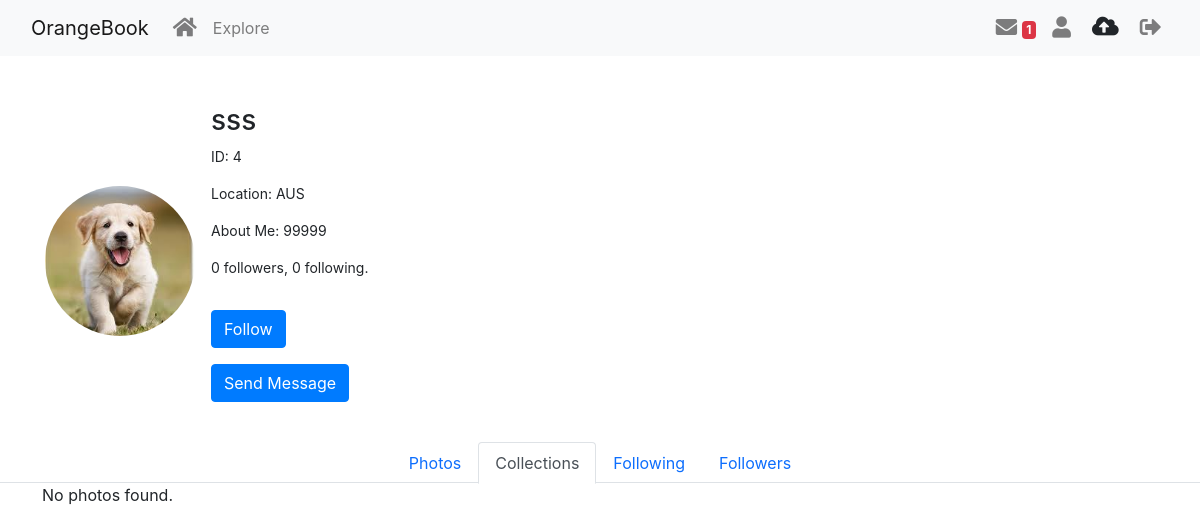
The page /user/sss/check_collections (signed in) on the database its author committed.
### app/models.py (models this page shows, shortened)
class User(UserMixin, db.Model):
    id: so.Mapped[int] = so.mapped_column(primary_key=True)
    username: so.Mapped[str] = so.mapped_column(sa.String(64), index=True,
                                                unique=True)
    email: so.Mapped[str] = so.mapped_column(sa.String(120), index=True,
                                             unique=True)
    password_hash: so.Mapped[Optional[str]] = so.mapped_column(sa.String(256))
    location: so.Mapped[str] = so.mapped_column(sa.String(64), index=True,
                                                unique=True)
    posts: so.WriteOnlyMapped['Post'] = so.relationship(
        back_populates='author')
    about_me: so.Mapped[Optional[str]] = so.mapped_column(sa.String(140))
    last_seen: so.Mapped[Optional[datetime]] = so.mapped_column(
        default=lambda: datetime.now(timezone.utc))
    last_message_read_time: so.Mapped[Optional[datetime]] = so.mapped_column(
        sa.DateTime)
    avatar: so.Mapped[str] = so.mapped_column(
        sa.String(120), index=True, default='default.webp')  # Set default avatar
    following: so.WriteOnlyMapped['User'] = so.relationship(
        secondary=followers, primaryjoin=(followers.c.follower_id == id),
        secondaryjoin=(followers.c.followed_id == id),
        back_populates='followers')
    followers: so.WriteOnlyMapped['User'] = so.relationship(
        secondary=followers, primaryjoin=(followers.c.followed_id == id),
        secondaryjoin=(followers.c.follower_id == id),
        back_populates='following')
    def is_following(self, user):
        query = self.following.select().where(User.id == user.id)
        return db.session.scalar(query) is not None
    def followers_count(self):
        query = sa.select(sa.func.count()).select_from(
            self.followers.select().subquery())
        return db.session.scalar(query)
    def following_count(self):
        query = sa.select(sa.func.count()).select_from(
            self.following.select().subquery())
        return db.session.scalar(query)
    messages_sent: so.WriteOnlyMapped['Message'] = so.relationship(
        'Message', foreign_keys='Message.sender_id', back_populates='author')
    messages_received: so.WriteOnlyMapped['Message'] = so.relationship(
        'Message', foreign_keys='Message.recipient_id', back_populates='recipient')
    def unread_message_count(self):
        last_read_time = self.last_message_read_time or datetime(1900, 1, 1)
        query = sa.select(Message).where(Message.recipient_id == self.id,
                                         Message.timestamp > last_read_time)
        return db.session.scalar(sa.select(sa.func.count()).select_from(
            query.subquery()))
    notifications: so.WriteOnlyMapped['Notification'] = so.relationship(
        'Notification', back_populates='user')
    uploads: so.WriteOnlyMapped['Upload'] = so.relationship(
        'Upload', back_populates='user')

### app/user_routes.py (the view)
@user_bp.route('/<username>/check_collections')
@login_required
def check_collections(username):
    user = db.session.query(User).filter_by(username=username).first_or_404()
    page = request.args.get('page', 1, type=int)
    per_page = Config.POSTS_PER_PAGE
    grouped_details = fetch_data(user.id, for_collections=True)
    start = (page - 1) * per_page
    end = start + per_page
    paginated_items = grouped_details[start:end]
    total = len(grouped_details)
    pagination = Pagination(page=page, per_page=per_page, total=total)
    form = EmptyForm()
    comments_with_user = db.session.query(
        Upload.id,
        Comment.comment_content,
        Comment.comment_time,
        User.username
    ).select_from(Comment).join(User).outerjoin(Upload, Upload.id == Comment.upload_id).all()
    return render_template('User/collections.html', user=user, pagination=pagination, results=paginated_items, form=form, comments_with_user=comments_with_user)

### app/forms.py
class EmptyForm(FlaskForm):
    submit = SubmitField('Submit')

### app/models.py (called while the page is built)
@login.user_loader
def load_user(id):
    return User.query.get(int(id))

    @classmethod
    def before_commit(cls, session):
        session._changes = {
            'add': list(session.new),
            'update': list(session.dirty),
            'delete': list(session.deleted)
        }

    @classmethod
    def after_commit(cls, session):
        for obj in session._changes['add']:
            if isinstance(obj, SearchableMixin):
                add_to_index(obj.__tablename__, obj)
        for obj in session._changes['update']:
            if isinstance(obj, SearchableMixin):
                add_to_index(obj.__tablename__, obj)
        for obj in session._changes['delete']:
            if isinstance(obj, SearchableMixin):
                remove_from_index(obj.__tablename__, obj)
        session._changes = None

### app/user_routes.py (called while the page is built)
@user_bp.before_request
def before_request():
    if current_user.is_authenticated:
        current_user.last_seen = datetime.now(timezone.utc)
        db.session.commit()

### app/templates/User/collections.html (shortened to what this page needs)
{% from 'macros.html' import render_modal1%}
{% include 'user1.html' %}
{% block content %}
<div class="row mt-4">
    <div class="col-12">
        <ul class="nav nav-tabs justify-content-center">
            <li class="nav-item">
                <a class="nav-link " href="{{ url_for('user.user', username=user.username) }}">
                    Photos
                </a>
            </li>
            <li class="nav-item">
                <a class="nav-link active" href="{{ url_for('user.check_collections', username=user.username) }}">
                    Collections
                </a>
            </li>
            <li class="nav-item">
                <a class="nav-link" href="{{ url_for('user.show_following', username=user.username) }}">
                    Following
                </a>
            </li>
            <li class="nav-item">
                <a class="nav-link" href="{{ url_for('user.show_follower', username=user.username) }}">
                    Followers
                </a>
            </li>
        </ul>
    </div>
</div>
<div class="container">
    <div class="row">
        {% if results %}
        {% for item in results %}
        <div class="col-md-4">
            <div class="note-card">
                <div class="card">
                    <img class="card-img-top" src="{{ url_for('static', filename='img/' ~ item['items'][0]) }}"
                        alt="Card image cap" data-toggle="modal" data-target="#mediaModal{{ item['upload_id'] }}">
                    <div class="card-body">
                        <h5 class="card-title">{{ item['title'] }}</h5>
                        <div class="card-footer d-flex align-items-center justify-content-between">
                            <div class="d-flex align-items-center">
                                <img src="{{ url_for('static', filename='img/avatar/' ~ user.avatar) }}"
                                    alt="{{ user.username }}'s avatar" class="img-fluid rounded-circle mr-2"
                                    style="width: 50px; height: 50px;">
                                <small class="text-muted mr-2">{{ user.username }}</small>
                            </div>
                            <div class="d-flex align-items-center">
                                <i class="far fa-heart like-icon-{{ upload_id }} like-button"" style=" color: red;
                                    margin-right: 5px;" data-upload-id="{{ item.upload_id }}"></i>
                                <small class="text-muted mr-2">{{ item['collect_count'] }}</small>
                            </div>
                        </div>
                    </div>
                </div>
            </div>
        </div>
        {{ render_modal1(item['upload_id'], item, comments_with_user) }}
        {% endfor %}
        {% else %}
        <p>No photos found.</p>
        {% endif %}
    </div>
</div>
{% endblock %}

### app/templates/user1.html (shortened to what this page needs)
<!doctype html>
<html lang="en">
<head>
  <link href="https://cdn.jsdelivr.net/npm/bootstrap@5.3.2/dist/css/bootstrap.min.css" rel="stylesheet"
>
  <link rel="stylesheet" href="https://stackpath.bootstrapcdn.com/bootstrap/4.5.2/css/bootstrap.min.css">
  <link rel="stylesheet" href="https://cdnjs.cloudflare.com/ajax/libs/font-awesome/5.15.4/css/all.min.css">
  <link rel="stylesheet" href="{{ url_for('static', filename='css/user.css') }}">
</head>
<body>
  <nav class="navbar navbar-expand-lg navbar-light bg-light">
    <div class="container-fluid">
      <a class="navbar-brand" href="{{ url_for('main.gallery') }}">OrangeBook</a>
      <div class="collapse navbar-collapse" id="navbarSupportedContent">
        <ul class="navbar-nav me-auto mb-2 mb-lg-0">
          <li class="nav-item">
            <a class="nav-link" aria-current="page" href="{{ url_for('main.gallery') }}" title="Home">
              <i class="fas fa-home fa-lg"></i>
            </a>
          </li>
          <li class="nav-item">
            <a class="nav-link" aria-current="page" href="{{ url_for('main.circus') }}">Explore</a>
          </li>
        </ul>
        <ul class="navbar-nav mb-2 mb-lg-0">
          {% if current_user.is_anonymous %}
          <li class="nav-item">
            <a class="nav-link" aria-current="page" href="{{ url_for('main.login') }}" title="Log in">
              <i class="fas fa-sign-in-alt fa-lg"></i>
            </a>
          </li>
          <li class="nav-item">
            <a class="nav-link" aria-current="page" href="{{ url_for('main.register') }}" title="Sign up">
              <i class="fas fa-user-plus fa-lg"></i>
            </a>
          </li>
          {% else %}
          <li class="nav-item">
            <a class="nav-link" aria-current="page" href="{{ url_for('user.messages') }}">
              <i class="fas fa-envelope fa-lg" title="Messages"></i>
              {% set unread_message_count = current_user.unread_message_count() %}
              <span id="message_count" class="badge text-bg-danger" style="visibility: {% if unread_message_count %}visible
                                         {% else %}hidden{% endif %};">
                {{ unread_message_count }}
              </span>
            </a>
          </li>
          <li class="nav-item">
            <a class="nav-link" aria-current="page" href="{{ url_for('user.user', username=current_user.username) }}">
              <i class="fas fa-user fa-lg" title="Profile"></i>
            </a>
          </li>
          <li class="nav-item">
            <a class="btn btn-orange" href="{{ url_for('user.upload') }}" title="Upload">
              <i class="fas fa-cloud-upload-alt fa-lg"></i>
            </a>
          </li>
          <li class="nav-item">
            <a class="nav-link" aria-current="page" href="{{ url_for('main.logout') }}" title="Log out">
              <i class="fas fa-sign-out-alt fa-lg"></i>
            </a>
          </li>
          {% endif %}
        </ul>
      </div>
    </div>
  </nav>
  {% block content %}
  <div class="container mt-5">
    <div class="profile-header d-flex justify-content-start">
      <div>
        <img src="{{ url_for('static', filename='img/avatar/' ~ user.avatar) }}"
          alt="{{ user.username }}'s profile picture" class="profile-pic">
      </div>
      <div class="profile-info ml-3">
        <h3>{{ user.username }}</h3>
        <p>ID: {{ user.id }}</p>
        <p>Location: {{ user.location }}</p>
        {% if user.about_me %}
        <p>About Me: {{ user.about_me }}</p>
        {% endif %}
        <p>{{ user.followers_count() }} followers, {{ user.following_count() }} following.</p>
        {% if user == current_user %}
        <p><a href="{{ url_for('user.edit_profile') }}">Edit your profile</a></p>
        {% elif not current_user.is_following(user) %}
        <p>
        <form action="{{ url_for('user.follow', username=user.username) }}" method="post">
          {{ form.submit(value='Follow', class_='btn btn-primary') }}
        </form>
        </p>
        {% endif %}
        {% if user.id != current_user.id %}
        <p>
          <a href="{{ url_for('user.send_message', recipient=user.username) }}" class="btn btn-primary">
            Send Message
          </a>
        </p>
        {% endif %}
      </div>
    </div>
  </div>
  {% endblock %}

### app/static/css/user.css (style rules this page uses)
.profile-pic { border-radius: 50%; width: 150px; height: 150px; object-fit: cover; }
.profile-info { display: flex; flex-direction: column; justify-content: center; margin-left: 20px; font-size: 14px; }
.profile-header { display: flex; align-items: center; margin-top: 20px; }
.nav-tabs { display: flex; justify-content: center; }

### rows shown on the page
User: avatar (placeholder picture), username "sss", id "4", location "AUS", about_me "99999"

### other values the page prints
{{ unread_message_count }} "1"
{{ user.followers_count() }} "0"
{{ user.following_count() }} "0"
